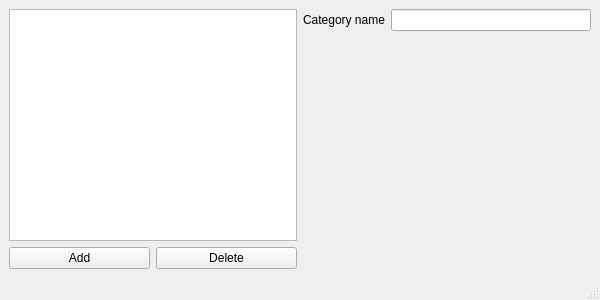
<?xml version="1.0" encoding="UTF-8"?>
<ui version="4.0">
 <class>CategoriesWindow</class>
 <widget class="QMainWindow" name="CategoriesWindow">
  <property name="geometry">
   <rect>
    <x>0</x>
    <y>0</y>
    <width>600</width>
    <height>300</height>
   </rect>
  </property>
  <property name="minimumSize">
   <size>
    <width>600</width>
    <height>300</height>
   </size>
  </property>
  <property name="maximumSize">
   <size>
    <width>600</width>
    <height>300</height>
   </size>
  </property>
  <property name="windowTitle">
   <string>Add, Edit, Delete Categories</string>
  </property>
  <widget class="QWidget" name="centralwidget">
   <layout class="QHBoxLayout" name="horizontalLayout_2">
    <item>
     <layout class="QVBoxLayout" name="verticalLayout">
      <item>
       <widget class="QListView" name="categoryView">
        <property name="statusTip">
         <string>Select the category to edit the name.</string>
        </property>
       </widget>
      </item>
      <item>
       <layout class="QHBoxLayout" name="horizontalLayout">
        <item>
         <widget class="QPushButton" name="addButton">
          <property name="statusTip">
           <string>Add a new category.</string>
          </property>
          <property name="text">
           <string>Add</string>
          </property>
         </widget>
        </item>
        <item>
         <widget class="QPushButton" name="deleteButton">
          <property name="statusTip">
           <string>CAUTION: The selected category will be deleted.</string>
          </property>
          <property name="text">
           <string>Delete</string>
          </property>
         </widget>
        </item>
       </layout>
      </item>
     </layout>
    </item>
    <item>
     <layout class="QFormLayout" name="formLayout">
      <item row="0" column="0">
       <widget class="QLabel" name="label">
        <property name="text">
         <string>Category name</string>
        </property>
       </widget>
      </item>
      <item row="0" column="1">
       <widget class="QLineEdit" name="nameEdit">
        <property name="statusTip">
         <string>&quot;Fresh&quot;, &quot;Chilled&quot;, &quot;Baked Goods&quot; etc.</string>
        </property>
       </widget>
      </item>
     </layout>
    </item>
   </layout>
  </widget>
  <widget class="QMenuBar" name="menubar">
   <property name="geometry">
    <rect>
     <x>0</x>
     <y>0</y>
     <width>600</width>
     <height>23</height>
    </rect>
   </property>
  </widget>
  <widget class="QStatusBar" name="statusbar"/>
 </widget>
 <resources/>
 <connections/>
</ui>
